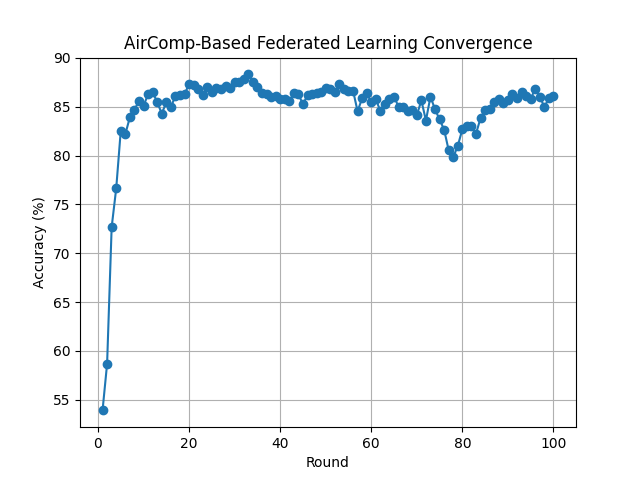

Generate this figure with Python:
import torch
import torch.nn as nn
import torch.optim as optim
import torch.utils.data as data
import torchvision.transforms as transforms
import torchvision.datasets as datasets
import numpy as np
from scipy.special import expi
from MLP import NeuralNetwork

# Federated Learning setup
num_clients = 15
num_rounds = 100
epochs = 2
learning_rate = 0.01
noise_variance = 0.001  # Variance for white Gaussian noise

# AirComp parameters
threshold = 0.1 #best: 0.2
P0 = 0.2  # max allowed average power, best 0.2
rho = P0 / (-expi(-threshold))  # rho = P0 / E1(threshold)

# Transformation pipeline for MNIST dataset
transform = transforms.Compose([transforms.ToTensor()])
mnist_data = datasets.MNIST(root="./data", train=True, download=True, transform=transform)
client_data = torch.utils.data.random_split(mnist_data, [len(mnist_data)//num_clients]*num_clients)

def train_local(client_model, data_loader, optimizer, criterion):
    client_model.train()
    for images, labels in data_loader:
        optimizer.zero_grad()
        outputs = client_model(images)
        loss = criterion(outputs, labels)
        loss.backward()
        optimizer.step()

def aircomp_aggregate(weights):
    """
    Aggregates client weights using AirComp with channel thresholding and power control.
    
    """
    avg_weights = {}
    num_clients = len(weights)

    # Simulate Rayleigh fading channels for each client
    h = np.random.rayleigh(scale=1.0, size=num_clients)
    h_sq = h ** 2

    # Select active clients based on threshold
    active_clients = [i for i in range(num_clients) if h_sq[i] >= threshold]
    A = len(active_clients)
    if A == 0:
        raise RuntimeError("No clients passed the threshold. Adjust the threshold value.")

    print(f"AirComp aggregation: {A}/{num_clients} clients active this round")

    for key in weights[0].keys():
        aggregated_value = 0.0
        for i in active_clients:
            hi = h[i]
            pk = np.sqrt(rho) / hi
            aggregated_value += weights[i][key] * pk

        # Add noise before normalization
        # noise = torch.normal(mean=0.0, std=noise_variance ** 0.5, size=aggregated_value.shape)
        noise = 0
        aggregated_value += noise

        # Normalize the entire sum (signal + noise)
        avg_weights[key] = aggregated_value / (A * np.sqrt(rho))

    return avg_weights

def test_model(model, test_loader):
    model.eval()
    correct, total = 0, 0
    with torch.no_grad():
        for images, labels in test_loader:
            outputs = model(images)
            _, predicted = torch.max(outputs, 1)
            total += labels.size(0)
            correct += (predicted == labels).sum().item()
    return 100 * correct / total

# Initialize global model
global_model = NeuralNetwork()
criterion = nn.CrossEntropyLoss()
test_loader = data.DataLoader(datasets.MNIST(root="./data", train=False, download=True, transform=transform), batch_size=64, shuffle=False)

accuracies = []

import time
start_time = time.time()

for round in range(num_rounds):
    round_start = time.time()
    client_weights = []

    for i in range(num_clients):
        local_model = NeuralNetwork()
        local_model.load_state_dict(global_model.state_dict())
        optimizer = optim.SGD(local_model.parameters(), lr=learning_rate)
        data_loader = data.DataLoader(client_data[i], batch_size=32, shuffle=True)
        train_local(local_model, data_loader, optimizer, criterion)
        client_weights.append(local_model.state_dict())

    # Use AirComp aggregation
    global_weights = aircomp_aggregate(client_weights)
    global_model.load_state_dict(global_weights)

    # Test the global model
    accuracy = test_model(global_model, test_loader)
    accuracies.append(accuracy)
    round_time = time.time() - round_start
    print(f"Round {round+1} completed - Accuracy: {accuracy:.2f}% - Time: {round_time:.2f} sec")

# Save results
import matplotlib.pyplot as plt
plt.plot(range(1, num_rounds + 1), accuracies, marker='o')
plt.xlabel('Round')
plt.ylabel('Accuracy (%)')
plt.title('AirComp-Based Federated Learning Convergence')
plt.grid()
plt.savefig("aircomp_federated_learning_convergence.png")
print("Plot saved as aircomp_federated_learning_convergence.png")
